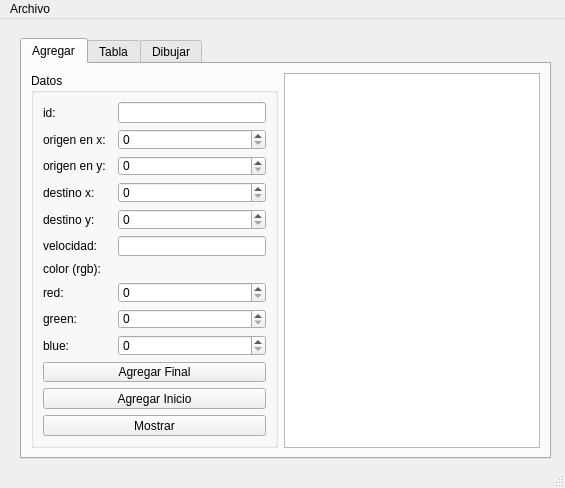
<?xml version="1.0" encoding="UTF-8"?>
<ui version="4.0">
 <class>MainWindow</class>
 <widget class="QMainWindow" name="MainWindow">
  <property name="geometry">
   <rect>
    <x>0</x>
    <y>0</y>
    <width>565</width>
    <height>488</height>
   </rect>
  </property>
  <property name="windowTitle">
   <string>MainWindow</string>
  </property>
  <widget class="QWidget" name="centralwidget">
   <widget class="QTabWidget" name="tabWidget">
    <property name="geometry">
     <rect>
      <x>20</x>
      <y>19</y>
      <width>531</width>
      <height>421</height>
     </rect>
    </property>
    <property name="currentIndex">
     <number>0</number>
    </property>
    <widget class="QWidget" name="tab">
     <attribute name="title">
      <string>Agregar</string>
     </attribute>
     <layout class="QGridLayout" name="gridLayout_2">
      <item row="0" column="0">
       <widget class="QGroupBox" name="groupBox">
        <property name="title">
         <string>Datos</string>
        </property>
        <layout class="QGridLayout" name="gridLayout">
         <item row="13" column="0" colspan="3">
          <widget class="QPushButton" name="mostrar_pushButton">
           <property name="text">
            <string>Mostrar</string>
           </property>
          </widget>
         </item>
         <item row="7" column="2">
          <widget class="QSpinBox" name="red_spinBox">
           <property name="maximum">
            <number>500</number>
           </property>
          </widget>
         </item>
         <item row="0" column="0">
          <widget class="QLabel" name="label">
           <property name="text">
            <string>id:</string>
           </property>
          </widget>
         </item>
         <item row="8" column="2">
          <widget class="QSpinBox" name="green_spinBox">
           <property name="maximum">
            <number>500</number>
           </property>
          </widget>
         </item>
         <item row="9" column="0" colspan="2">
          <widget class="QLabel" name="label_10">
           <property name="text">
            <string>blue: </string>
           </property>
          </widget>
         </item>
         <item row="8" column="0" colspan="2">
          <widget class="QLabel" name="label_9">
           <property name="text">
            <string>green:</string>
           </property>
          </widget>
         </item>
         <item row="3" column="2">
          <widget class="QSpinBox" name="destino_x_spinBox">
           <property name="maximum">
            <number>500</number>
           </property>
          </widget>
         </item>
         <item row="2" column="0">
          <widget class="QLabel" name="label_3">
           <property name="text">
            <string>origen en y:</string>
           </property>
          </widget>
         </item>
         <item row="5" column="0">
          <widget class="QLabel" name="label_6">
           <property name="text">
            <string>velocidad:</string>
           </property>
          </widget>
         </item>
         <item row="0" column="2">
          <widget class="QLineEdit" name="id_lineEdit"/>
         </item>
         <item row="12" column="0" colspan="3">
          <widget class="QPushButton" name="agregar_inicio_pushButton">
           <property name="text">
            <string>Agregar Inicio</string>
           </property>
          </widget>
         </item>
         <item row="3" column="0">
          <widget class="QLabel" name="label_4">
           <property name="text">
            <string>destino x:</string>
           </property>
          </widget>
         </item>
         <item row="5" column="2">
          <widget class="QLineEdit" name="velocidad_lineEdit"/>
         </item>
         <item row="1" column="2">
          <widget class="QSpinBox" name="origen_x_spinBox">
           <property name="maximum">
            <number>500</number>
           </property>
          </widget>
         </item>
         <item row="6" column="0">
          <widget class="QLabel" name="label_7">
           <property name="text">
            <string>color (rgb):</string>
           </property>
          </widget>
         </item>
         <item row="9" column="2">
          <widget class="QSpinBox" name="blue_spinBox">
           <property name="maximum">
            <number>500</number>
           </property>
          </widget>
         </item>
         <item row="7" column="0" colspan="2">
          <widget class="QLabel" name="label_8">
           <property name="text">
            <string>red:</string>
           </property>
          </widget>
         </item>
         <item row="4" column="0">
          <widget class="QLabel" name="label_5">
           <property name="text">
            <string>destino y: </string>
           </property>
          </widget>
         </item>
         <item row="2" column="2">
          <widget class="QSpinBox" name="origen_y_spinBox">
           <property name="maximum">
            <number>500</number>
           </property>
          </widget>
         </item>
         <item row="11" column="0" colspan="3">
          <widget class="QPushButton" name="agregar_final_pushButton">
           <property name="text">
            <string>Agregar Final</string>
           </property>
          </widget>
         </item>
         <item row="1" column="0">
          <widget class="QLabel" name="label_2">
           <property name="text">
            <string>origen en x:</string>
           </property>
          </widget>
         </item>
         <item row="4" column="2">
          <widget class="QSpinBox" name="destino_y_spinBox">
           <property name="maximum">
            <number>500</number>
           </property>
          </widget>
         </item>
        </layout>
       </widget>
      </item>
      <item row="0" column="1">
       <widget class="QPlainTextEdit" name="salida"/>
      </item>
     </layout>
    </widget>
    <widget class="QWidget" name="tab_2">
     <attribute name="title">
      <string>Tabla</string>
     </attribute>
     <layout class="QGridLayout" name="gridLayout_3">
      <item row="0" column="0" colspan="3">
       <widget class="QTableWidget" name="tabla"/>
      </item>
      <item row="1" column="0">
       <widget class="QLineEdit" name="buscar_lineEdit">
        <property name="placeholderText">
         <string>Id de la Particula</string>
        </property>
       </widget>
      </item>
      <item row="1" column="1">
       <widget class="QPushButton" name="buscar_pushButton">
        <property name="text">
         <string>Buscar</string>
        </property>
       </widget>
      </item>
      <item row="1" column="2">
       <widget class="QPushButton" name="mostrar_tabla_pushButton">
        <property name="text">
         <string>Mostrar</string>
        </property>
       </widget>
      </item>
     </layout>
    </widget>
    <widget class="QWidget" name="tab_5">
     <attribute name="title">
      <string>Dibujar</string>
     </attribute>
     <layout class="QGridLayout" name="gridLayout_4">
      <item row="0" column="0" colspan="2">
       <widget class="QGraphicsView" name="graphicsView"/>
      </item>
      <item row="1" column="0">
       <widget class="QPushButton" name="dibujar">
        <property name="text">
         <string>Dibujar</string>
        </property>
       </widget>
      </item>
      <item row="1" column="1">
       <widget class="QPushButton" name="limpiar">
        <property name="text">
         <string>Limpiar</string>
        </property>
       </widget>
      </item>
     </layout>
    </widget>
   </widget>
  </widget>
  <widget class="QMenuBar" name="menubar">
   <property name="geometry">
    <rect>
     <x>0</x>
     <y>0</y>
     <width>565</width>
     <height>21</height>
    </rect>
   </property>
   <widget class="QMenu" name="menuArchivo">
    <property name="title">
     <string>Archivo</string>
    </property>
    <addaction name="actionAbrir"/>
    <addaction name="actionGuardar"/>
   </widget>
   <addaction name="menuArchivo"/>
  </widget>
  <widget class="QStatusBar" name="statusbar"/>
  <action name="actionAbrir">
   <property name="text">
    <string>Abrir</string>
   </property>
   <property name="shortcut">
    <string>Ctrl+O</string>
   </property>
  </action>
  <action name="actionGuardar">
   <property name="text">
    <string>Guardar</string>
   </property>
   <property name="shortcut">
    <string>Ctrl+S</string>
   </property>
  </action>
 </widget>
 <resources/>
 <connections/>
</ui>
